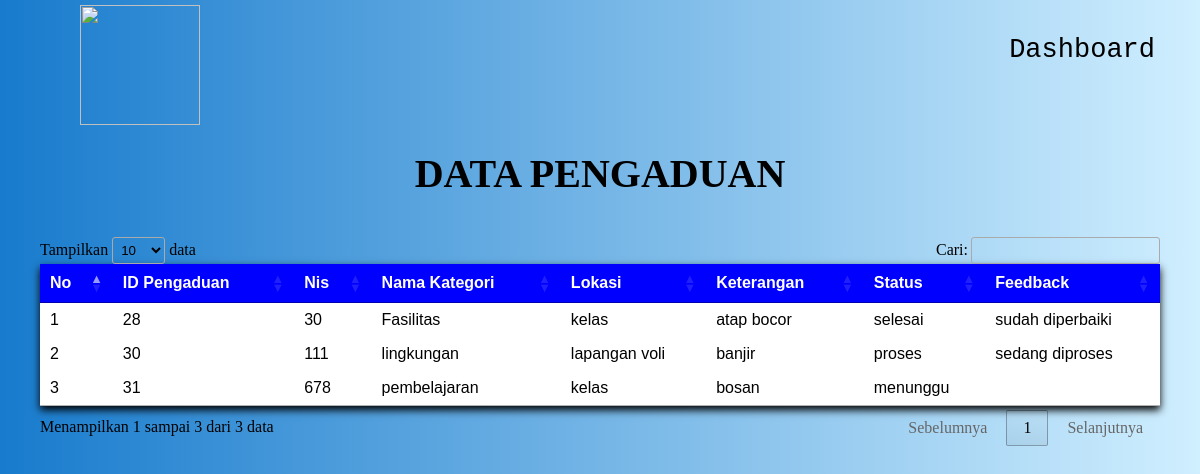
The page /sekolah_2026_12RPL2_UJIKOM_NURI_ESA_SHABILA/data_pengaduan.php (signed in) on the database as committed earlier.
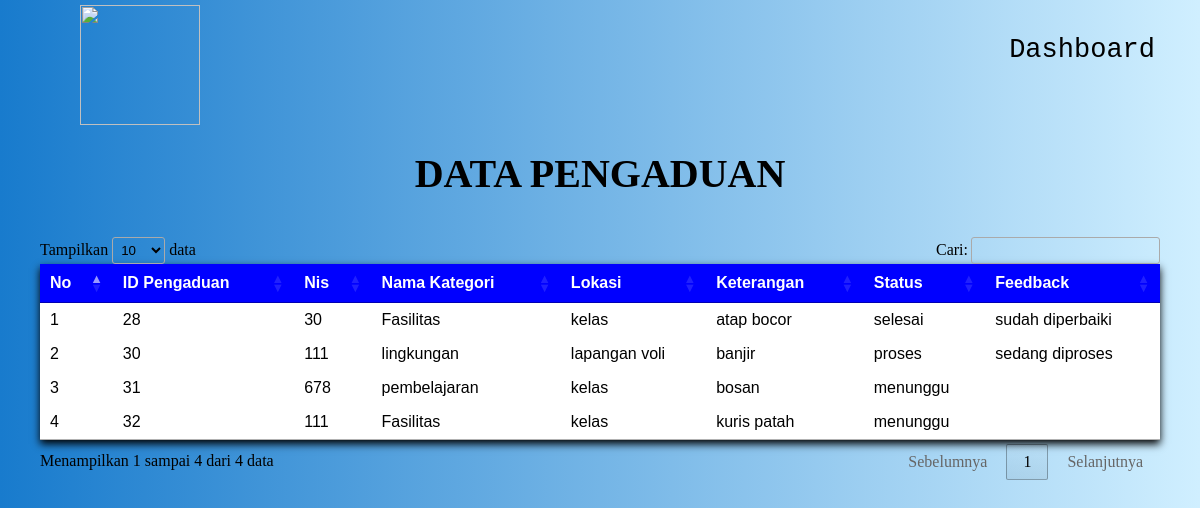
The same page on the database as committed later.
### tables this page shows
CREATE TABLE `input_aspirasi` (
  `id_pelaporan` int NOT NULL,
  `nis` varchar(10) NOT NULL,
  `id_kategori` int NOT NULL,
  `lokasi` varchar(50) NOT NULL,
  `keterangan` text NOT NULL,
  `status` enum('menunggu','proses','selesai') NOT NULL DEFAULT 'menunggu',
  `tanggal` datetime NOT NULL DEFAULT CURRENT_TIMESTAMP,
  `feedback` text
);

CREATE TABLE `kategori` (
  `id_kategori` int NOT NULL,
  `ket_kategori` varchar(50) NOT NULL
);

### sekolah_2026_12RPL2_UJIKOM_NURI_ESA_SHABILA/data_pengaduan.php (the view, shortened to what this page needs)
<!DOCTYPE html>
<html>
<head>
<link rel="stylesheet" href="https://cdn.datatables.net/1.13.8/css/jquery.dataTables.min.css">
</head>
<body>
     <nav>
          <img src="https://www.smkmutucikampek.sch.id/wp-content/uploads/2021/06/logo_mutu_png_transparant-removebg-preview-1.png">
          <a href="dashboard_siswa.php">Dashboard</a>
     </nav>
     <p><b>DATA PENGADUAN</b></p>
     <table id="datatable" class="tabel-datapengaduan">
          <thead>
               <tr>
                    <th>No</th>
                    <th>ID Pengaduan</th>
                    <th>Nis</th>
                    <th>Nama Kategori</th>
                    <th>Lokasi</th>
                    <th>Keterangan</th>
                    <th>Status</th>
                    <th>Feedback</th>
               </tr>
          </thead>
          <tbody>
          <?php include 'koneksi.php';
          $no = 1;
          $query = mysqli_query($koneksi, "SELECT input_aspirasi.*, kategori.ket_kategori
               FROM input_aspirasi LEFT JOIN kategori ON input_aspirasi.id_kategori = kategori.id_kategori");
          while($data = mysqli_fetch_assoc(($query))) {
          ?>
          <tr>
               <td><?php echo $no++; ?></td>
               <td><?php echo $data['id_pelaporan']; ?></td>
               <td><?php echo $data['nis']; ?></td>
               <td><?php echo $data['ket_kategori']; ?></td>
               <td><?php echo $data['lokasi']; ?></td>
               <td><?php echo $data['keterangan']; ?></td>
               <td><?php echo $data['status']; ?></td>
               <td><?php echo $data['feedback']; ?></td>
          </tr>
          <?php } ?>
          </tbody>
     </table>
</body>
</html>

Rows that differ between the two databases and show on the page:
added input_aspirasi: id_pelaporan "32", nis "111", id_kategori.ket_kategori "Fasilitas", lokasi "kelas", keterangan "kuris patah", status "menunggu"
Other text that changed with them:
text written by a page script: "Tampilkan data Cari: Menampilkan 1 sampai 3 dari 3 data Sebelumnya 1 Selanjutnya" → "Tampilkan data Cari: Menampilkan 1 sampai 4 dari 4 data Sebelumnya 1 Selanjutnya"
